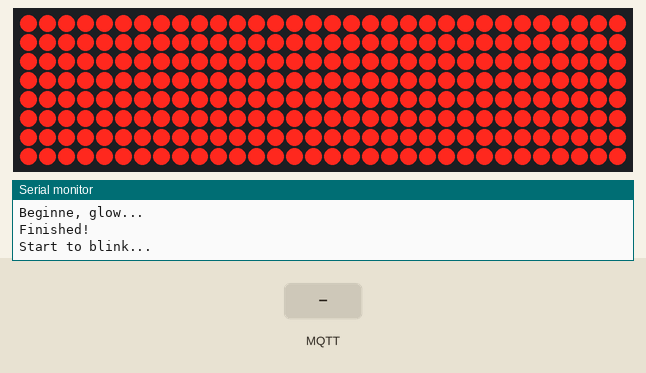
This sketch was run on a simulated ESP8266 (Wemos D1 mini). Parts: 32×8 LED matrix, the last lines printed to the serial monitor. The test bench sets the inputs (shaded band). WiFi joins after 1.5 s; servers stay silent unless stated; storage starts empty; random numbers use the default seed unless the sketch sets one; no MQTT or app messages arrive unless stated.

Above: at 3.6 s.
3.8 s: MQTT message "cmnd/" arrives on the first subscribed topic
5.7 s: MQTT message "home" arrives on the first subscribed topic
At 7.1 s:
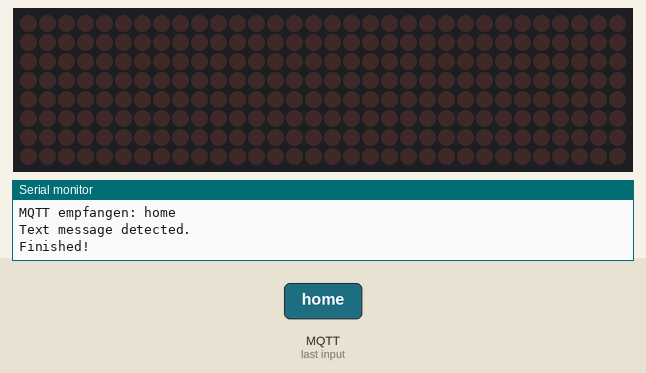
7.3 s: MQTT message "fire" arrives on the first subscribed topic
10.0 s: MQTT message "bell" arrives on the first subscribed topic
At 12.9 s:
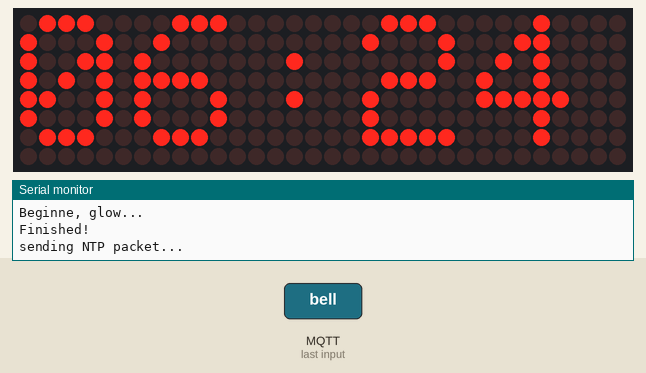

The sketch:

led_matrix_mqtt_display_plus_ntp_clock_english.ino
```cpp
//Anschliessen der DOT Matix
//DOT Matrix:       ESP8266 NodeMCU:
//VCC               5V (VUSB)
//GND               GND
//DIN               D7
//CS                D8
//CLK               D5

/*
 * Jun, 2019 - LeRoy Miller
 * https://github.com/kd8bxp/MQTT-D1-Mini-LED-Matrix-display
 *
 *  The original sketch was found here:
 *  Smarte Display Box by Notagenius
 *  https://www.thingiverse.com/thing:3369864/files
 *  Which uses a single LED Matrix board, and a ESP8266 (D1 Mini)
 *  I was looking for a box that would hold the D1 Mini, and the Wemos
 *  LED Matrix shield, which is a small 8x8 matrix that sits on top of
 *  the D1 Mini.  The Box didn't work for my needs, but I found the sketch
 *  would.
 *
 *  I modified it to use a 32x8 LED Matrix, using google translate
 *  translated it to mostly English, Added the WiFiManager so that it
 *  is easy to move to different locations.
 *  Added Over the Air updates, and a configuration file saved in SPIFFS
 *  also added a smile, and sad face, and change how the image is displayed
 *  slightly, also added a NTP Clock.
 *  Most of these are from the examples in provided by the ESP8266 board core.
 *
 *  I found this case that works for the 32x8 Matrix and D1 Mini
 *  https://www.thingiverse.com/thing:2867294
 *  Mine printed a little small, and I needed to sand the LED Matrix to get it to
 *  fit, but it's a tight fit, and shouldn't cause a problem.
 *
 *  Information on setting up SPIFFS can be found here:
 *  https://www.youtube.com/watch?v=jIOTzaeh7fs
 *  https://github.com/esp8266/arduino-esp8266fs-plugin/releases
 *
 *  The only line that needs changed in the sketch is for the TIMEOFFSET
 *  currently set for Eastern time zone, United State.
 *  Setup your config.json file, upload using the information found in the
 *  SPIFFS tutorial above.
 *  Then upload the sketch to your D1 Mini with a flash size of 4m(3m spiffs)
 *  which should be more than needed.
 *  Once it's uploaded, you should be able to upload a new config.json and
 *  new firmware over the air as/if needed.
 *
 */


#include <ESP8266WiFi.h>
#include <PubSubClient.h>
#include <SPI.h>
#include <Adafruit_GFX.h>
#include <Max72xxPanel.h>
#include <ESP8266HTTPUpdateServer.h>
#include <ESP8266WebServer.h>
#include <ESP8266mDNS.h>
#include <WiFiUdp.h>
#include <ArduinoOTA.h>
#include <DNSServer.h>
#include <WiFiManager.h>         //https://github.com/tzapu/WiFiManager
#include <ArduinoJson.h>
#include "FS.h"

ESP8266WebServer httpServer(80);
ESP8266HTTPUpdateServer httpUpdater;

char mqtt_server[100];
String temp1;

#define TIMEOFFSET -14400 //Find your Time Zone off set Here https://www.epochconverter.com/timezones OFF Set in Seconds

bool AMPM = 1; //1 = AM PM time, 0 = MILITARY/24 HR Time
int hours,minutes, seconds;
unsigned int localPort = 2390;      // local port to listen for UDP packets

IPAddress timeServerIP; // time.nist.gov NTP server address
const char* ntpServerName = "time.nist.gov";
const int NTP_PACKET_SIZE = 48; // NTP time stamp is in the first 48 bytes of the message
byte packetBuffer[ NTP_PACKET_SIZE]; //buffer to hold incoming and outgoing packets

// A UDP instance to let us send and receive packets over UDP
WiFiUDP udp;

bool newmsg = false;
bool istext = false;
bool isimage = false;
bool isboth = false;
String mqttname;
char mqttnametemp[50];
char host[50];
String statustop;
char statustopic[100] = "";

String scrollText = "Start...";  //Default Laufschrift
String imageMsg = "";

int pinCS = D8;                          //Für den PIN Select habe ich GPIO0 gewählt
int numberOfHorizontalDisplays = 4;     //number der Module Horizontal
int numberOfVerticalDisplays = 1;       //number der Module Vertikal

int wait = 50;                  //Zeit in ms für Scroll Geschwindigkeit wo gewartet wird
int brightness = 3;             //Default brightness 0 bis 15
int spacer = 1;                 //leer Zeichen länge
int width = 5 + spacer;         //Schriftlänge ist 5 Pixel

long lastMsg = 0;
char msg[100];
int value = 0;
String string1 = "";
char char1[75];

bool colon = 0;
unsigned long colonPreviousMillis = 0;
unsigned long previousMillis = 0;        // will store last time LED was updated

// constants won't change:
const long interval = 10000;
const long colonInterval = 1000;

Max72xxPanel matrix = Max72xxPanel(pinCS, numberOfHorizontalDisplays, numberOfVerticalDisplays);
WiFiClient espClient;
PubSubClient client(espClient);


void local_yield()
{
  yield();
  client.loop();
}


void local_delay(unsigned long millisecs)
{
  unsigned long start = millis();
  local_yield();
  if (millisecs > 0)
  {
    while ((millis()-start) < millisecs)
    {
      local_yield();
    }
  }
}


// WIFI SETUP FUNCTION
/////////////////////////////////////////////////////////////
void setup_wifi() {

  delay(10);
WiFiManager wifiManager;
  wifiManager.autoConnect("MQTTDisplay");

  randomSeed(micros());
  Serial.println("");
  Serial.println("WiFi connected");
  Serial.println("IP address: ");
  scrollText = WiFi.localIP().toString();
  istext = true;
  newmsg = true;
}


// RECONNECT FUNCTION
/////////////////////////////////////////////////////////////
void reconnect() {
  // Loop until we're reconnected
  while (!client.connected()) {
    Serial.print("Attempting MQTT connection...");
    // Create a random client ID
    String clientId = "ESP8266Client-";
    clientId += String(random(0xffff), HEX);
    // Attempt to connect
    if (client.connect(clientId.c_str())) {
      Serial.println("connected");
      // Once connected, publish an announcement...
      char powertopic[100];
      char messagetopic[100];
      char imagetopic[100];
      char imagerawtopic[100];
      String powertop = "tele/" + mqttname + "/POWER";
      powertop.toCharArray(powertopic, powertop.length()+1);
      String messagetop = "cmnd/" + mqttname + "/MESSAGE";
      messagetop.toCharArray(messagetopic, messagetop.length()+1);
      statustop.toCharArray(statustopic, statustop.length()+1);
      String imagetop = "cmnd/" + mqttname + "/IMAGE";
      imagetop.toCharArray(imagetopic, imagetop.length()+1);
      String imagerawtop = "cmnd/" + mqttname + "/IMAGE_RAW";
      imagerawtop.toCharArray(imagerawtopic, imagerawtop.length()+1);
      client.publish(powertopic, "ON");
      // ... and resubscribe
      client.subscribe(messagetopic);
      client.subscribe(imagetopic);
      client.subscribe(imagerawtopic);
      scrollText = WiFi.localIP().toString();

    } else {
      Serial.print("failed, rc=");
      Serial.print(client.state());
      Serial.println(" try again in 5 seconds");
      // Wait 5 seconds before retrying
      delay(5000);
    }
  }
}


// CALLBACK FUNCTION (TRIGGERED ON MQTT INCOMING)
/////////////////////////////////////////////////////////////
void callback(char* topic, byte* payload, unsigned int length) {
    char msg[length+1];
    for (int i = 0; i < length; i++) {
        msg[i] = (char)payload[i];
    }

    msg[length] = '\0';
    Serial.println();
    Serial.print("MQTT empfangen: ");
    Serial.print(msg);
    Serial.println();
    String topicstr = topic;

    if (topicstr == "cmnd/" + mqttname + "/MESSAGE") {                      // TEXT-NACHRICHT EINGEGANGEN
      Serial.println("Text message detected.");
      Serial.println();
      scrollText = msg;
      istext = true;
    }

    if (topicstr == "cmnd/" + mqttname + "/IMAGE_RAW") {                    // BILD-ROHDATEN EINGEGANGEN
      Serial.println("Raw image data detected.");
      Serial.println();
      scrollText = msg;
      isimage = true;
    }

    if (topicstr == "cmnd/" + mqttname + "/IMAGE") {                        // BILD EINGEGANGEN
      scrollText = msg;
      if (scrollText.indexOf(',') != -1) {
        Serial.println("Image recognized with text message.");
        Serial.println();
        imageMsg = scrollText.substring(scrollText.indexOf(',')+1, scrollText.length());
        scrollText = scrollText.substring(0, scrollText.indexOf(','));
        isboth = true;
      }
      Serial.println("Image detected.");
      Serial.println();
      if (scrollText == "home") { scrollText = "0001000000101000010001001000001010111010101110101011101011111110"; }
      if (scrollText == "bell") { scrollText = "0001000000101000010001000100010001000100100000100111110000010000"; }
      if (scrollText == "fire") { scrollText = "0000100001011001010110111111111111110111011011100110111000111100"; }
      if (scrollText == "mail") { scrollText = "0000000011111111110000111010010110011001100000011111111100000000"; }
      if (scrollText == "wash") { scrollText = "0111111001110010010000100101101001100110011001100101101001111110"; }
      if (scrollText == "yes") { scrollText = "0000000100000011000001110000111011011100111110000111000000100000"; }
      if (scrollText == "no") { scrollText = "1100001101100110001111000001100000111100011001101100001100000000"; }
      if (scrollText == "smile") { scrollText = "0011110001000010101001011000000110100101100110010100001000111100"; }
      if (scrollText == "sad" ) { scrollText = "0011110001000010101001011000000110011001101001010100001000111100"; }
      isimage = true;

    }

    newmsg = true;
}

// TEXT show FUNCTION
/////////////////////////////////////////////////////////////
void show() {
  Serial.println();
  Serial.println("Start to display text... ");
  for ( int i = 0 ; i < width * scrollText.length() + matrix.width() - 1 - spacer; i++ ) {
    matrix.fillScreen(LOW);
    int letter = i / width;
    int x = (matrix.width() - 1) - i % width;
    int y = (matrix.height() - 8) / 2; //Zentrieren des Textes Vertikal
    while ( x + width - spacer >= 0 && letter >= 0 ) {
      if ( letter < scrollText.length() ) {
        matrix.drawChar(x, y, scrollText[letter], HIGH, LOW, 1);
      }
      letter--;
      x -= width;
    }
    matrix.write();
    local_delay(wait);
  }
  Serial.println("Finished!");
  Serial.println();
}

// DRAWIMG FUNCTION
/////////////////////////////////////////////////////////////
void drawimg(String msg) {
    Serial.println();
    Serial.println("Start to draw picture... ");
    matrix.fillScreen(LOW);
    matrix.write();
    for (int row = 0 ; row < 8 ; row++ ) {           // Reihen
      for (int col = 0 ; col < 8 ; col++ ) {           // Spalten
        int pointer = (row*8)+col;
        if (msg.charAt(pointer) == '1') {
          matrix.drawPixel(col, row, HIGH);
          matrix.drawPixel(col+24,row,HIGH);
        } else {
          matrix.drawPixel(col, row, LOW);
          matrix.drawPixel(col+24,row, LOW);
        }
      }
    }
    matrix.write();
    local_delay(2000);
    Serial.println("Picture drawn!");
    Serial.println();
}

// BLINK FUNCTION
/////////////////////////////////////////////////////////////
void blinken(int number, int duration) {
  Serial.println();
  Serial.println("Start to blink... ");
  for ( int i = 0 ; i < number; i++ ) {
    matrix.fillScreen(HIGH);
    matrix.write();
    local_delay(duration);
    matrix.fillScreen(LOW);
    matrix.write();
    local_delay(duration);
  }
  Serial.println("Finished!");
  Serial.println();
}

// GLOW FUNCTION
/////////////////////////////////////////////////////////////
void glow(int duration) {
  Serial.println();
  Serial.println("Beginne, glow... ");
  matrix.fillScreen(HIGH);
  matrix.write();
  local_delay(duration);
  matrix.fillScreen(LOW);
  matrix.write();
  Serial.println("Finished!");
  Serial.println();
}

bool loadConfig() {
  File configFile = SPIFFS.open("/config.json", "r");
  if (!configFile) {
    Serial.println("Failed to open config file");
    return false;
  }

  size_t size = configFile.size();
  if (size > 1024) {
    Serial.println("Config file size is too large");
    return false;
  }

  // Allocate a buffer to store contents of the file.
  std::unique_ptr<char[]> buf(new char[size]);

  // We don't use String here because ArduinoJson library requires the input
  // buffer to be mutable. If you don't use ArduinoJson, you may as well
  // use configFile.readString instead.
  configFile.readBytes(buf.get(), size);

  StaticJsonBuffer<200> jsonBuffer;
  JsonObject& json = jsonBuffer.parseObject(buf.get());

  if (!json.success()) {
    Serial.println("Failed to parse config file");
    return false;
  }

  strcpy(mqtt_server, (const char*)json["mqtt_server"]);
  strcpy(mqttnametemp,(const char*)json["mqttname"]);
  mqttname = String(mqttnametemp);
  strcpy(host,(const char*)json["host"]);
statustop = "tele/" + mqttname + "/STATUS";

  return true;
}

// SETUP FUNCTION
/////////////////////////////////////////////////////////////
void setup() {
  Serial.begin(9600);

  Serial.println("Mounting FS...");

  if (!SPIFFS.begin()) {
    Serial.println("Failed to mount file system");
    return;
  }
yield();
  if (!loadConfig()) {
    Serial.println("Failed to load config");
  } else {
    Serial.println("Config loaded");
  }

  setup_wifi();

  client.setServer(mqtt_server, 1883);
  client.setCallback(callback);
  matrix.setIntensity(brightness); //brightness von Display auf Default Wert einstellen
// Adjust to your own needs
  matrix.setPosition(0, 3, 0); // The first display is at <0, 0>
  matrix.setPosition(1, 2, 0); // The second display is at <1, 0>
  matrix.setPosition(2, 1, 0); // The third display is at <2, 0>
  matrix.setPosition(3, 0, 0); // And the last display is at <3, 0>
  matrix.setRotation(0, 3);        //Erste DOT Matrix Drehen
  matrix.setRotation(1, 3);        //Zweite DOT Matrix Drehen
  matrix.setRotation(2, 3);        //Dritte DOT Matrix Drehen
  matrix.setRotation(3, 3);        //Vierte DOT Matrix Drehen

  MDNS.begin(host);
  httpUpdater.setup(&httpServer);
  httpServer.begin();
  MDNS.addService("http", "tcp", 80);
  udp.begin(localPort);

  //Arduino OTA update
   ArduinoOTA.onStart([]() {
    String type;
    if (ArduinoOTA.getCommand() == U_FLASH) {
      type = "sketch";
    } else { // U_SPIFFS
      type = "filesystem";
    }

    // NOTE: if updating SPIFFS this would be the place to unmount SPIFFS using SPIFFS.end()
    Serial.println("Start updating " + type);
  });
  ArduinoOTA.onEnd([]() {
    Serial.println("\nEnd");
  });
  ArduinoOTA.onProgress([](unsigned int progress, unsigned int total) {
    Serial.printf("Progress: %u%%\r", (progress / (total / 100)));
  });
  ArduinoOTA.onError([](ota_error_t error) {
    Serial.printf("Error[%u]: ", error);
    if (error == OTA_AUTH_ERROR) {
      Serial.println("Auth Failed");
    } else if (error == OTA_BEGIN_ERROR) {
      Serial.println("Begin Failed");
    } else if (error == OTA_CONNECT_ERROR) {
      Serial.println("Connect Failed");
    } else if (error == OTA_RECEIVE_ERROR) {
      Serial.println("Receive Failed");
    } else if (error == OTA_END_ERROR) {
      Serial.println("End Failed");
    }
  });
  ArduinoOTA.begin();

  getTime();
}


// LOOP FUNCTION
/////////////////////////////////////////////////////////////
void loop() {

unsigned long currentMillis = millis();
if (currentMillis - previousMillis >= interval) {
    // save the last time you blinked the LED
    previousMillis = currentMillis;
  getTime();
}

  if (!client.connected()) {
    reconnect();
  }
  client.loop();
  httpServer.handleClient();

  if (newmsg == true) {
    client.publish(statustopic, "BUSY");
    glow(500);
    blinken(5, 100);

    if (istext == true) { show(); }
    if ((isimage == true) || (isboth == true)) { drawimg(scrollText); }
    matrix.fillScreen(LOW);
    matrix.write();
    local_delay(500);
    blinken(2, 250);
    if (istext == true) { show(); }
    if ((isimage == true) && (isboth == false)) { drawimg(scrollText); }
    if ((isimage == true) && (isboth == true)) { scrollText = imageMsg; show(); }
    matrix.fillScreen(LOW);
    matrix.write();
    local_delay(500);
    glow(1000);
    isimage=false;
    isboth=false;
    istext=false;
    newmsg=false;
    imageMsg="";
    scrollText="";
    client.publish(statustopic, "IDLE");
  }
  ArduinoOTA.handle();
  displayTime();
}

void getTime() {
  //get a random server from the pool
  WiFi.hostByName(ntpServerName, timeServerIP);

  sendNTPpacket(timeServerIP); // send an NTP packet to a time server
  // wait to see if a reply is available
  delay(1000);

  int cb = udp.parsePacket();
  if (!cb) {
    Serial.println("no packet yet");
  } else {
    Serial.print("packet received, length=");
    Serial.println(cb);
    // We've received a packet, read the data from it
    udp.read(packetBuffer, NTP_PACKET_SIZE); // read the packet into the buffer

    //the timestamp starts at byte 40 of the received packet and is four bytes,
    // or two words, long. First, esxtract the two words:

    unsigned long highWord = word(packetBuffer[40], packetBuffer[41]);
    unsigned long lowWord = word(packetBuffer[42], packetBuffer[43]);
    // combine the four bytes (two words) into a long integer
    // this is NTP time (seconds since Jan 1 1900):
    unsigned long secsSince1900 = highWord << 16 | lowWord;
    Serial.print("Seconds since Jan 1 1900 = ");
    Serial.println(secsSince1900);

    // now convert NTP time into everyday time:
    Serial.print("Unix time = ");
    // Unix time starts on Jan 1 1970. In seconds, that's 2208988800:
    const unsigned long seventyYears = 2208988800UL;
    // subtract seventy years:
    unsigned long epoch = secsSince1900 - seventyYears + TIMEOFFSET;
    // print Unix time:
    Serial.println(epoch);

hours = (epoch %86400L)/3600;
minutes = (epoch % 3600) / 60;
seconds = (epoch % 60);

  }
}

void displayTime() {
  if (AMPM) {
  if (hours >= 13) { hours = hours - 12; }

  if (hours == 0) {
    hours = 12;
  }
}

char temp[10];
unsigned long currentMillis = millis();
if (currentMillis - colonPreviousMillis >= colonInterval) {
    // save the last time you blinked the LED
    colonPreviousMillis = currentMillis;
colon = !colon;
}

if (colon == 1) {
sprintf(temp,"%02d:%02d",hours, minutes);
} else { sprintf(temp,"%02d %02d",hours, minutes); }
temp1 = (String)temp;

    matrix.fillScreen(LOW);

        matrix.drawChar(0, 0, temp1[0], HIGH, LOW, 1);
        matrix.drawChar(6, 0, temp1[1], HIGH, LOW, 1);
        matrix.drawChar(12, 0, temp1[2], HIGH, LOW, 1);
        matrix.drawChar(18, 0, temp1[3], HIGH, LOW, 1);
        matrix.drawChar(24, 0, temp1[4], HIGH, LOW, 1);
        matrix.drawChar(30, 0, temp1[5], HIGH, LOW, 1);
 matrix.write();

}

// send an NTP request to the time server at the given address
void sendNTPpacket(IPAddress& address) {
  Serial.println("sending NTP packet...");
  // set all bytes in the buffer to 0
  memset(packetBuffer, 0, NTP_PACKET_SIZE);
  // Initialize values needed to form NTP request
  // (see URL above for details on the packets)
  packetBuffer[0] = 0b11100011;   // LI, Version, Mode
  packetBuffer[1] = 0;     // Stratum, or type of clock
  packetBuffer[2] = 6;     // Polling Interval
  packetBuffer[3] = 0xEC;  // Peer Clock Precision
  // 8 bytes of zero for Root Delay & Root Dispersion
  packetBuffer[12]  = 49;
  packetBuffer[13]  = 0x4E;
  packetBuffer[14]  = 49;
  packetBuffer[15]  = 52;

  // all NTP fields have been given values, now
  // you can send a packet requesting a timestamp:
  udp.beginPacket(address, 123); //NTP requests are to port 123
  udp.write(packetBuffer, NTP_PACKET_SIZE);
  udp.endPacket();
}
```

Measured:
- what the display in image 2 shows lasts 1.0 s, from 12.6 s to 13.6 s
